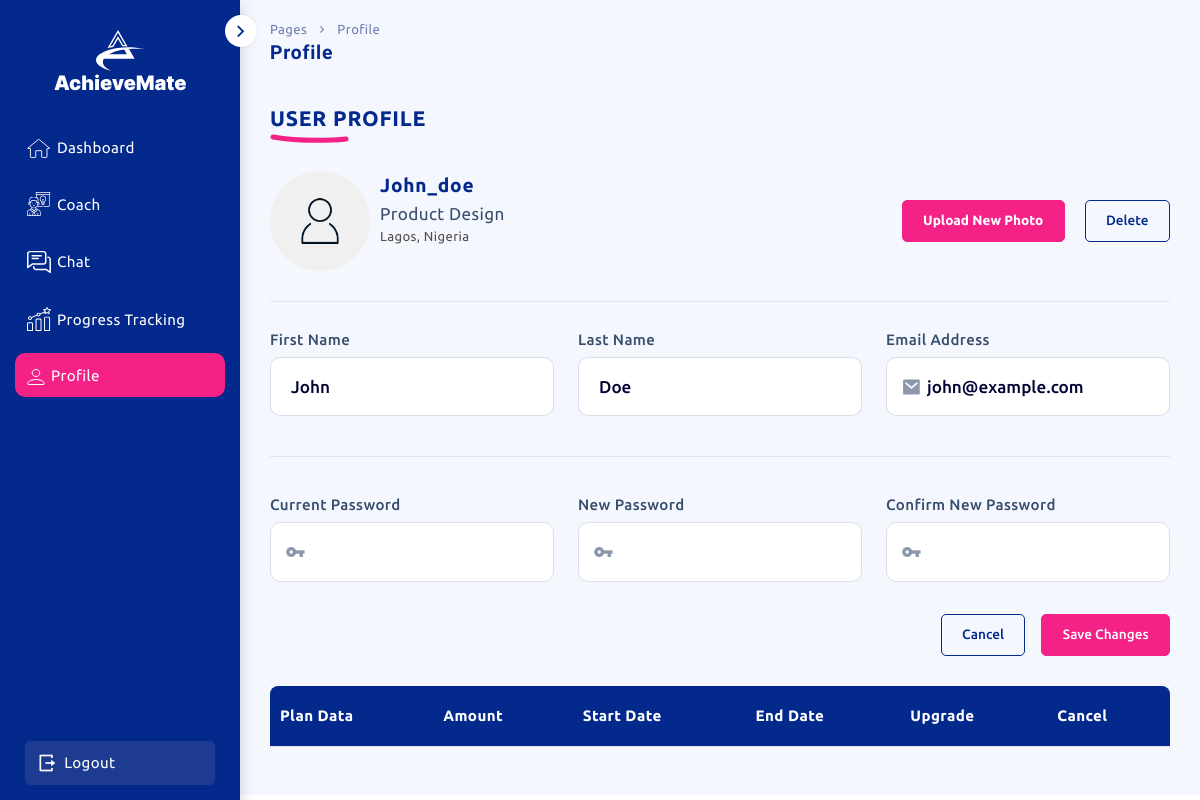
Screenshot of /profile/ (signed in) with the database file from the repository.
### achievemate_app/models.py (models this page shows, shortened)
class BaseModel(models.Model):
    TEST_DATA_CHOICES = (('0', 'no'), ('1', 'yes'),('2', 'default'))
    created_date = models.DateTimeField(auto_now_add=True)
    modified_date = models.DateTimeField(auto_now=True)
    is_deleted = models.BooleanField(default=False)
    is_testdata = models.CharField(max_length=1,default='1',choices=TEST_DATA_CHOICES,blank=True, null=True)
    class Meta:
        abstract = True

class UserProfile(BaseModel):
    firstname = models.CharField(max_length=255, blank=True, null=True)
    lastname = models.CharField(max_length=255, blank=True, null=True)
    profilepic = models.FileField(upload_to='user_profile_pic/',blank=True, null=True,default='user_profile_pic/anonymous.png')
    user = models.ForeignKey('Users', models.DO_NOTHING, blank=True, null=True)
    class Meta:
        managed = True
        db_table = 'user_profile'

class Users(BaseModel,AbstractBaseUser, PermissionsMixin):
    email = models.EmailField()
    username = models.CharField(max_length=255, unique=True)
    password = models.CharField(max_length=255)
    role = models.CharField(max_length=255, choices=[('coach', 'coach'), ('user', 'user')], default='user')
    user_type = models.CharField(max_length=255, choices=[('standard', 'standard'), ('google', 'google')], default='standard')
    google_id = models.CharField(max_length=255, blank=True, null=True)
    subscription_package =  models.ForeignKey(Subscription, models.DO_NOTHING, blank=True, null=True)
    subscription_status = models.CharField(max_length=255, choices=[('active', 'active'), ('inactive', 'inactive')], default='inactive')
    subscription_expiry = models.DateField(blank=True, null=True)
    is_active = models.BooleanField(default=True)
    is_staff = models.BooleanField(default=False)
    is_verified = models.BooleanField(default=False)
    groups = models.ManyToManyField(
        'auth.Group',
        verbose_name='groups',
        blank=True,
        related_name='custom_user_groups'  # Changed related_name for groups field
    )
    user_permissions = models.ManyToManyField(
        'auth.Permission',
        verbose_name='user permissions',
        blank=True,
        related_name='custom_user_permissions'  # Changed related_name for user_permissions field
    )
    objects = CustomUserManager()
    USERNAME_FIELD = 'username'
    REQUIRED_FIELDS = ['email']
    class Meta:
        managed = True
        db_table = 'users'

### achievemate_app/views.py (the view)
    def wrapper(request, *args, **kwargs):
        if not request.user.is_authenticated:
            return redirect('index')  # Assuming 'index' is the name of your index URL
        return function(request, *args, **kwargs)

### achievemate_app/views.py (called while the page is built)
def login_required(function):
    def wrapper(request, *args, **kwargs):
        if not request.user.is_authenticated:
            return redirect('index')  # Assuming 'index' is the name of your index URL
        return function(request, *args, **kwargs)
    return wrapper

### achievemate_app/templates/achievemate/dashboard/profile.html (shortened to what this page needs)
{% extends "achievemate/dashboard/dashboard_base.html" %}
{% load static %}
{% block content %}
{% load custom_filters %}
    <section class="page-layout">
        <header class="header mobile_view_header">
            <div class="container-fluid">
                <div class="nav-main">
                    <div class="header-wrapper">
                        <span class="minimize_toggle">
                            <i class="ri-arrow-right-s-line"></i>
                        </span>
                    </div>
                </div>
            </div>
        </header>
         <div class="page-topbar">
            <div class="conteiner-fluid">
                <div class="row align-items-center">
                    <div class="col-12">
                        <div class="breadcrumb-wrap">
                            <nav aria-label="breadcrumb">
                                <ul class="breadcrumb">
                                    <li class="breadcrumb-item">Pages</li>
                                    <li class="breadcrumb-item" aria-current="page">Profile</li>
                                </ul>
                            </nav>
                            <div class="page-title">
                                <h2> Profile</h2>
                            </div>
                        </div>
                    </div>
                </div>
            </div>
        </div>
        <div class="main-content">
            <div class="row">
                <div class="col-12">
                    <div class="section-title">
                        <h4>User Profile</h4>
                    </div>
                </div>
            </div>
            <div class="row g-4 mt-0">
                <div class="col-12">
                    <div class="row">
                        <div class="col-xxl-10">
                            <form class="edit-profile-form w-100" id="profile-form" method="post" enctype="multipart/form-data">
                                <div class="row">
                                    <div class="col-12">
                                        <div class="profile-header">
                                            <div class="profile">
                                                <div class="profile-img">
                                                    <img src="{{user_profile_data.profilepic.url}}" alt="img/profile" />
                                                </div>
                                                <div class="profile-content">
                                                    <h4 class="p_name">{{request.user.username}}</h4>
                                                    <span class="p_designation">Product Design</span>
                                                    <span class="p_location">Lagos, Nigeria</span>
                                                </div>
                                            </div>
                                            <div class="profile-action">
                                                <div class="cstm-profile-upload">
                                                    <div class="upload-btn-wrapper">
                                                        <button class="btn btn-scolor">Upload New Photo </button>
                                                    </div>
                                                </div>
                                                <button class="btn btn-outline" id="deleteBtn">Delete</button>
                                            </div>
                                        </div>
                                    </div>
                                </div>
                                <div class="row g-4">
                                    <div class="col-lg-6 col-xl-4 col-md-6">
                                        <div class="form-group">
                                            <label class="form-label">First Name</label>
                                            <input type="text" name="firstname" value="{% if user_profile_data.firstname %}{{ user_profile_data.firstname }} {% endif %}" placeholder="Enter Firstname" class="form-control" />
                                        </div>
                                    </div>
                                    <div class="col-lg-6 col-xl-4 col-md-6">
                                        <div class="form-group">
                                            <label class="form-label">Last Name</label>
                                            <input type="text" name="lastname" value="{% if user_profile_data.lastname %}{{user_profile_data.lastname}}{% endif %}" placeholder="Enter Lastname" class="form-control" />
                                        </div>
                                    </div>
                                    <div class="col-lg-6 col-xl-4 col-md-6">
                                        <div class="form-group with-label with-icon icon-start">
                                            <label class="form-label">Email Address</label>
                                            <input type="text" name="" value="{{request.user.email}}" placeholder="" class="form-control" />
                                            <span class="input-icon"><i class="ri-mail-fill"></i></span>
                                        </div>
                                    </div>
                                </div>
                                <div class="row mt-4 mb-4">
                                    <div class="col-12">
                                        <hr />
                                    </div>
                                </div>
                                <div class="row g-4">
                                    <div class="col-lg-6 col-xl-4 col-md-6">
                                        <div class="form-group with-label with-icon icon-start">
                                            <label class="form-label">Current Password</label>
                                            <input type="password" name="current_password" value="" placeholder="" class="form-control" />
                                            <span class="input-icon"><i class="ri-key-fill"></i></span>
                                        </div>
                                    </div>
                                    <div class="col-lg-6 col-xl-4 col-md-6">
                                        <div class="form-group with-label with-icon icon-start">
                                            <label class="form-label">New Password</label>
                                            <input type="password" name="new_password" value="" placeholder="" class="form-control" />
                                            <span class="input-icon"><i class="ri-key-fill"></i></span>
                                        </div>
                                    </div>
                                    <div class="col-lg-6 col-xl-4 col-md-6">
                                        <div class="form-group with-label with-icon icon-start">
                                            <label class="form-label">Confirm New Password</label>
                                            <input type="password" name="confirm_new_password" value="" placeholder="" class="form-control" />
                                            <span class="input-icon"><i class="ri-key-fill"></i></span>
                                        </div>
                                    </div>
                                </div>
                                <div class="row g-4 mt-2">
                                    <div class="col-12">
                                        <div class="d-flex gap-3 justify-content-xl-end justify-content-center">
                                            <button type="reset" class="btn btn-outline">Cancel</button>
                                            <button id="save-profile-btn" class="btn btn-scolor">Save Changes</button>
                                        </div>
                                    </div>
                                </div>
                            </form>
                        </div>
                    </div>
                </div>
            </div>
            <div class="row">
                <div class="col-12">
                    <div class="table-responsive">
                        <div class="simple-table sticky-table">
                            <table class="table">
                                <thead>
                                    <tr>
                                        <th>Plan data</th>
                                        <th>Amount</th>
                                        <th>Start date</th>
                                        <th>End date</th>
                                        <th>Upgrade</th>
                                        <th>Cancel</th>
                                        </tr>
                                </thead>
                            </table>
                        </div>
                    </div>
                </div>
            </div>
        </div>
    </section>
    {% endblock %}

### achievemate_app/static/assets/css/styles.css (style rules this page uses)
.form-control::placeholder { color: #8c97ac; }
.main-content .section-title h4 { text-transform: uppercase; color: var(--mcolor); margin-bottom: 15px; }
.upload-btn-wrapper { position: relative; overflow: hidden; display: inline-block; }
.profile-header { display: flex; gap: 20px; align-items: center; padding-bottom: 30px; border-bottom: 1px solid #e0e3eb; margin-bottom: 30px; flex-wrap: wrap; }
.profile-header .profile { flex-grow: 1; display: flex; gap: 10px; }
.profile .profile-img { max-width: 100px; min-width: 100px; max-height: 100px; min-height: 100px; overflow: hidden; border-radius: 50%; }
.profile .profile-img img { width: 100%; height: 100%; object-fit: cover; }
.profile .profile-content { display: flex; flex-direction: column; gap: 5px; }
.profile .profile-content .p_name { font-size: calc(18px + 2 * (100vw - 320px) / 1600); line-height: 1.5; color: var(--mcolor); text-transform: capitalize; margin: 0; }
.profile .profile-content .p_designation { font-size: calc(16px + 2 * (100vw - 320px) / 1600); line-height: 1; text-transform: capitalize; color: #384d6c; }
.profile .profile-content .p_location { font-size: calc(12px + 2 * (100vw - 320px) / 1600); line-height: 1.5; color: #544c4c; text-transform: capitalize; }
.profile-header .profile-action { display: flex; gap: 20px; }
.cstm-profile-upload { display: flex; gap: 20px; align-items: center; flex-wrap: wrap; }
.cstm-profile-upload .upload-btn-wrapper { position: relative; overflow: hidden; display: inline-block; }
.cstm-profile-upload .btn { font-weight: 600; }
.edit-profile-form .form-label { color: #384d6c; font-size: calc(14px + 2 * (100vw - 320px) / 1600); }
.edit-profile-form .form-group .input-icon { font-size: 20px; }
.edit-profile-form hr { border-top-color: #e0e3eb; opacity: 1; }

### rows the page displays
UserProfile: profilepic (placeholder picture), firstname "John", lastname "Doe"
Users: user.username "John_doe", user.email "john@example.com"
